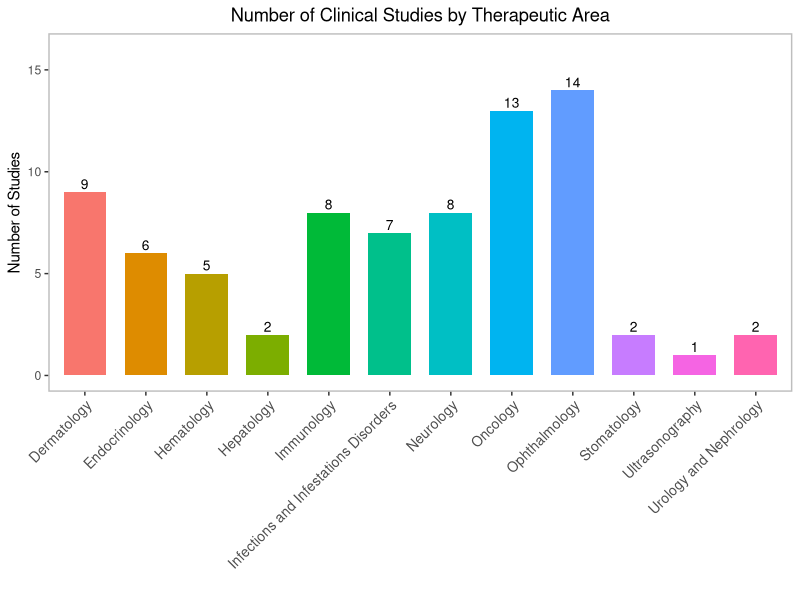

R code for this plot:
## ---- chunk 1
packages<-c("tidyverse", "kableExtra")

ipak <- function(pkg){
  new.pkg <- pkg[!(pkg %in% installed.packages()[, "Package"])]
  if (length(new.pkg)) 
    install.packages(new.pkg, dependencies = TRUE)
  sapply(pkg, require, character.only = TRUE)
}
ipak(packages)

setwd(dirname(rstudioapi::getSourceEditorContext()$path))
library(readxl)
ClinicalTrials_D01 <- read_excel("./01_ClinicalTrials/ClinicalTrial.xlsx", sheet = "Study")
## ---- chunk 2
knitr::opts_chunk$set(echo = TRUE, fig.width = 10, fig.height = 6)

data_summary <- ClinicalTrials_D01 %>%
  group_by(`Therapeutic Area`) %>%
  summarise(Count = n()) %>%
  arrange(desc(Count))

# Creating the bar chart
plot <- ggplot(data_summary, aes(x = `Therapeutic Area`, y = Count, fill = `Therapeutic Area`)) +
  geom_bar(stat = "identity", width = 0.7, show.legend = FALSE) +
  geom_text(aes(label = Count), vjust = -0.3, size = 3.5) +
  labs(title = "Number of Clinical Studies by Therapeutic Area",
       x = " ", y = "Number of Studies") +
  scale_y_continuous(limits = c(0, 16)) +
  theme_bw() +
  theme(axis.text.x = element_text(angle = 45, hjust = 1, size = 10),
        plot.title = element_text(hjust = 0.5), # Centering the title
        panel.grid.major = element_blank(), # Removing major grid lines
        panel.grid.minor = element_blank(), # Removing minor grid lines
        panel.border = element_rect(colour = "grey", fill=NA, size=1)) # Adding a border

# Display the plot
print(plot)
## ---- chunk 3
ClinicalTrials_D01 %>%
  filter(`Therapeutic Area`=="Oncology") %>%
  select("Condition or Disease","Phase","Site") %>%
  arrange(Phase) %>%
  kable(caption = "", format = "html") %>%
  kable_styling(latex_options = "striped")
## ---- chunk 4
ClinicalTrials_D01 %>%
  filter(`Therapeutic Area`=="Ophthalmology") %>%
  select("Condition or Disease","Phase","Site") %>%
  arrange(Phase) %>%
  kable(caption = "", format = "html") %>%
  kable_styling(latex_options = "striped") %>%
  footnote("PMA = Pre-Market Approval; PMCF = Post-Market Clinical Follow-up")
## ---- chunk 5
ClinicalTrials_D01 %>%
  filter(`Therapeutic Area`=="Immunology") %>%
  select("Condition or Disease","Phase","Site") %>%
  arrange(Phase) %>%
  kable(caption = "", format = "html") %>%
  kable_styling(latex_options = "striped")
## ---- chunk 6
ClinicalTrials_D01 %>%
  filter(`Therapeutic Area`=="Hematology") %>%
  select("Condition or Disease","Phase","Site") %>%
  arrange(Phase) %>%
  kable(caption = "", format = "html") %>%
  kable_styling(latex_options = "striped")
## ---- chunk 7
ClinicalTrials_D01 %>%
  filter(`Therapeutic Area`=="Infections and Infestations Disorders") %>%
  select("Condition or Disease","Phase","Site") %>%
  arrange(Phase) %>%
  kable(caption = "", format = "html") %>%
  kable_styling(latex_options = "striped")%>%
  footnote("PMCF = Post-Market Clinical Follow-up")
## ---- chunk 8
ClinicalTrials_D01 %>%
  filter(`Therapeutic Area`=="Dermatology") %>%
  select("Condition or Disease","Phase","Site") %>%
  arrange(Phase) %>%
  kable(caption = "", format = "html") %>%
  kable_styling(latex_options = "striped") %>%
  footnote("PMCF = Post-Market Clinical Follow-up")
## ---- chunk 9
ClinicalTrials_D01 %>%
  filter(`Therapeutic Area`=="Endocrinology") %>%
  select("Condition or Disease","Phase","Site") %>%
  arrange(Phase) %>%
  kable(caption = "", format = "html") %>%
  kable_styling(latex_options = "striped")
## ---- chunk 10
ClinicalTrials_D01 %>%
  filter(`Therapeutic Area`=="Neurology") %>%
  select("Condition or Disease","Phase","Site") %>%
  arrange(Phase) %>%
  kable(caption = "", format = "html") %>%
  kable_styling(latex_options = "striped") %>%
  footnote("PMCF = Post-Market Clinical Follow-up")
## ---- chunk 11
ClinicalTrials_D01 %>%
  filter(`Therapeutic Area`=="Hepatology") %>%
  select("Condition or Disease","Phase","Site") %>%
  arrange(Phase) %>%
  kable(caption = "", format = "html") %>%
  kable_styling(latex_options = "striped")
## ---- chunk 12
ClinicalTrials_D01 %>%
  filter(`Therapeutic Area`=="Urology and Nephrology") %>%
  select("Condition or Disease","Phase","Site") %>%
  arrange(Phase) %>%
  kable(caption = "", format = "html") %>%
  kable_styling(latex_options = "striped") %>%
  footnote("PMCF = Post-Market Clinical Follow-up")
## ---- chunk 13
ClinicalTrials_D01 %>%
  filter(`Therapeutic Area`=="Stomatology") %>%
  select("Condition or Disease","Phase","Site") %>%
  arrange(Phase) %>%
  kable(caption = "", format = "html") %>%
  kable_styling(latex_options = "striped") %>%
  footnote("PMA = Pre-Market Approval")
## ---- chunk 14
ClinicalTrials_D01 %>%
  filter(`Therapeutic Area`=="Ultrasonography") %>%
  select("Condition or Disease","Phase","Site") %>%
  arrange(Phase) %>%
  kable(caption = "", format = "html") %>%
  kable_styling(latex_options = "striped") %>%
  footnote("PMA = Pre-Market Approval")
